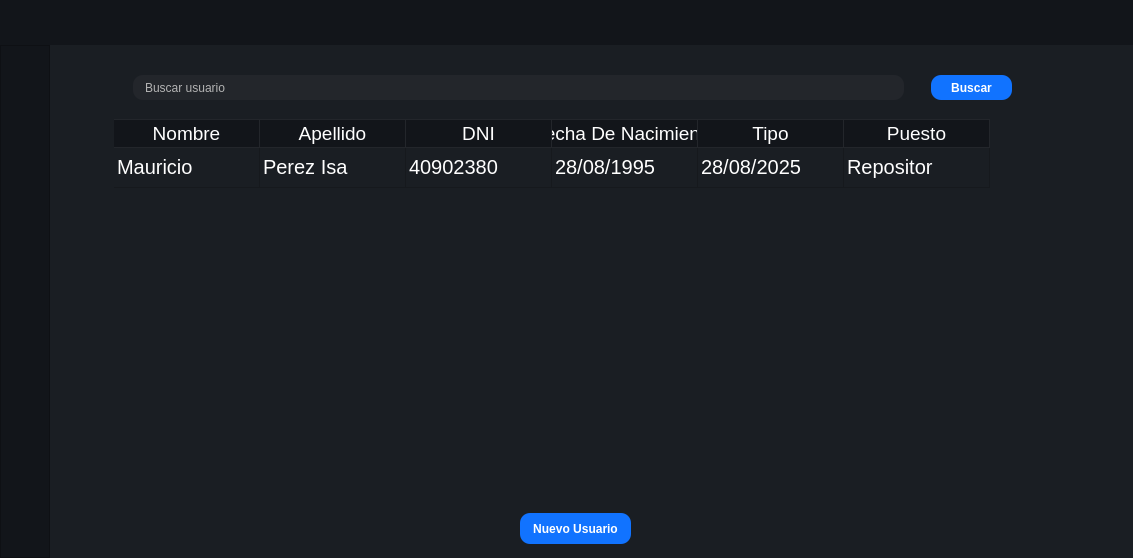
<?xml version="1.0" encoding="UTF-8"?>
<ui version="4.0">
 <class>MainWindow</class>
 <widget class="QMainWindow" name="MainWindow">
  <property name="geometry">
   <rect>
    <x>0</x>
    <y>0</y>
    <width>1133</width>
    <height>558</height>
   </rect>
  </property>
  <property name="windowTitle">
   <string>MainWindow</string>
  </property>
  <property name="styleSheet">
   <string notr="true">background-color: rgb(45, 45, 45);</string>
  </property>
  <widget class="QWidget" name="centralwidget">
   <property name="minimumSize">
    <size>
     <width>1000</width>
     <height>500</height>
    </size>
   </property>
   <layout class="QVBoxLayout" name="verticalLayout">
    <property name="spacing">
     <number>0</number>
    </property>
    <property name="leftMargin">
     <number>0</number>
    </property>
    <property name="topMargin">
     <number>0</number>
    </property>
    <property name="rightMargin">
     <number>0</number>
    </property>
    <property name="bottomMargin">
     <number>0</number>
    </property>
    <item>
     <widget class="QFrame" name="Top_Bar">
      <property name="minimumSize">
       <size>
        <width>0</width>
        <height>45</height>
       </size>
      </property>
      <property name="maximumSize">
       <size>
        <width>16777215</width>
        <height>45</height>
       </size>
      </property>
      <property name="styleSheet">
       <string notr="true">background-color: #12151a;
</string>
      </property>
      <property name="frameShape">
       <enum>QFrame::NoFrame</enum>
      </property>
      <property name="frameShadow">
       <enum>QFrame::Raised</enum>
      </property>
      <layout class="QHBoxLayout" name="horizontalLayout">
       <property name="spacing">
        <number>0</number>
       </property>
       <property name="leftMargin">
        <number>0</number>
       </property>
       <property name="topMargin">
        <number>0</number>
       </property>
       <property name="rightMargin">
        <number>0</number>
       </property>
       <property name="bottomMargin">
        <number>0</number>
       </property>
       <item>
        <widget class="QLabel" name="label">
         <property name="minimumSize">
          <size>
           <width>0</width>
           <height>49</height>
          </size>
         </property>
         <property name="maximumSize">
          <size>
           <width>200</width>
           <height>63</height>
          </size>
         </property>
         <property name="text">
          <string/>
         </property>
         <property name="pixmap">
          <pixmap resource="Imágenes .PNG Oficiales/img_oficiales.qrc">:/cct/Logo.png</pixmap>
         </property>
         <property name="scaledContents">
          <bool>true</bool>
         </property>
         <property name="alignment">
          <set>Qt::AlignCenter</set>
         </property>
        </widget>
       </item>
      </layout>
     </widget>
    </item>
    <item>
     <widget class="QFrame" name="Content">
      <property name="frameShape">
       <enum>QFrame::NoFrame</enum>
      </property>
      <property name="frameShadow">
       <enum>QFrame::Raised</enum>
      </property>
      <layout class="QHBoxLayout" name="horizontalLayout_2">
       <property name="spacing">
        <number>0</number>
       </property>
       <property name="leftMargin">
        <number>0</number>
       </property>
       <property name="topMargin">
        <number>0</number>
       </property>
       <property name="rightMargin">
        <number>0</number>
       </property>
       <property name="bottomMargin">
        <number>0</number>
       </property>
       <item>
        <widget class="QFrame" name="frame_left_menu">
         <property name="minimumSize">
          <size>
           <width>50</width>
           <height>0</height>
          </size>
         </property>
         <property name="maximumSize">
          <size>
           <width>50</width>
           <height>16777215</height>
          </size>
         </property>
         <property name="styleSheet">
          <string notr="true">background-color: #12151a;</string>
         </property>
         <property name="frameShape">
          <enum>QFrame::StyledPanel</enum>
         </property>
         <property name="frameShadow">
          <enum>QFrame::Raised</enum>
         </property>
         <layout class="QVBoxLayout" name="verticalLayout_2">
          <property name="spacing">
           <number>0</number>
          </property>
          <property name="leftMargin">
           <number>0</number>
          </property>
          <property name="topMargin">
           <number>0</number>
          </property>
          <property name="rightMargin">
           <number>0</number>
          </property>
          <property name="bottomMargin">
           <number>0</number>
          </property>
          <item alignment="Qt::AlignTop">
           <widget class="QFrame" name="frame_top_menus">
            <property name="minimumSize">
             <size>
              <width>0</width>
              <height>40</height>
             </size>
            </property>
            <property name="frameShape">
             <enum>QFrame::NoFrame</enum>
            </property>
            <property name="frameShadow">
             <enum>QFrame::Raised</enum>
            </property>
            <layout class="QVBoxLayout" name="verticalLayout_3">
             <property name="spacing">
              <number>0</number>
             </property>
             <property name="leftMargin">
              <number>0</number>
             </property>
             <property name="topMargin">
              <number>0</number>
             </property>
             <property name="rightMargin">
              <number>0</number>
             </property>
             <property name="bottomMargin">
              <number>0</number>
             </property>
             <item>
              <widget class="QPushButton" name="btn_toggle">
               <property name="minimumSize">
                <size>
                 <width>20</width>
                 <height>20</height>
                </size>
               </property>
               <property name="cursor">
                <cursorShape>PointingHandCursor</cursorShape>
               </property>
               <property name="styleSheet">
                <string notr="true">QPushButton {
color: #b3b3b3;
background-color: #12151a;
border: none;
border-radius:20px;

}

QPushButton:hover {
background-color: #23262b;
}</string>
               </property>
               <property name="text">
                <string/>
               </property>
               <property name="icon">
                <iconset resource="Imágenes .PNG Oficiales/img_oficiales.qrc">
                 <normaloff>:/cct/Menú.png</normaloff>:/cct/Menú.png</iconset>
               </property>
               <property name="iconSize">
                <size>
                 <width>50</width>
                 <height>50</height>
                </size>
               </property>
              </widget>
             </item>
             <item>
              <widget class="QPushButton" name="btn_productos">
               <property name="minimumSize">
                <size>
                 <width>0</width>
                 <height>40</height>
                </size>
               </property>
               <property name="font">
                <font>
                 <family>Roboto</family>
                 <pointsize>14</pointsize>
                 <weight>75</weight>
                 <bold>true</bold>
                </font>
               </property>
               <property name="cursor">
                <cursorShape>PointingHandCursor</cursorShape>
               </property>
               <property name="styleSheet">
                <string notr="true">QPushButton {
color: #b3b3b3;
background-color: #12151a;
border: none;
}

QPushButton:hover {
background-color: #23262b;
}</string>
               </property>
               <property name="text">
                <string/>
               </property>
               <property name="icon">
                <iconset resource="Imágenes .PNG Oficiales/img_oficiales.qrc">
                 <normaloff>:/cct/Productos.png</normaloff>:/cct/Productos.png</iconset>
               </property>
               <property name="iconSize">
                <size>
                 <width>60</width>
                 <height>60</height>
                </size>
               </property>
              </widget>
             </item>
             <item>
              <widget class="QPushButton" name="btn_depositos">
               <property name="minimumSize">
                <size>
                 <width>0</width>
                 <height>40</height>
                </size>
               </property>
               <property name="font">
                <font>
                 <family>Roboto</family>
                 <pointsize>14</pointsize>
                 <weight>75</weight>
                 <bold>true</bold>
                </font>
               </property>
               <property name="cursor">
                <cursorShape>PointingHandCursor</cursorShape>
               </property>
               <property name="styleSheet">
                <string notr="true">QPushButton {
color: #b3b3b3;
background-color: #12151a;
border: 0px solid;
border: none;
}

QPushButton:hover {
background-color: #23262b;
}</string>
               </property>
               <property name="text">
                <string/>
               </property>
               <property name="icon">
                <iconset resource="Imágenes .PNG Oficiales/img_oficiales.qrc">
                 <normaloff>:/cct/Depósito.png</normaloff>:/cct/Depósito.png</iconset>
               </property>
               <property name="iconSize">
                <size>
                 <width>60</width>
                 <height>60</height>
                </size>
               </property>
              </widget>
             </item>
             <item>
              <widget class="QPushButton" name="btn_usuarios">
               <property name="minimumSize">
                <size>
                 <width>0</width>
                 <height>40</height>
                </size>
               </property>
               <property name="font">
                <font>
                 <family>Roboto</family>
                 <pointsize>14</pointsize>
                 <weight>75</weight>
                 <bold>true</bold>
                </font>
               </property>
               <property name="cursor">
                <cursorShape>PointingHandCursor</cursorShape>
               </property>
               <property name="styleSheet">
                <string notr="true">QPushButton {
color: #b3b3b3;
background-color: #12151a;
border: none;
}

QPushButton:hover {
background-color: #23262b;
}</string>
               </property>
               <property name="text">
                <string/>
               </property>
               <property name="icon">
                <iconset resource="Imágenes .PNG Oficiales/img_oficiales.qrc">
                 <normaloff>:/cct/Usuarios.png</normaloff>:/cct/Usuarios.png</iconset>
               </property>
               <property name="iconSize">
                <size>
                 <width>60</width>
                 <height>60</height>
                </size>
               </property>
              </widget>
             </item>
            </layout>
           </widget>
          </item>
          <item>
           <widget class="QPushButton" name="btn_exit">
            <property name="minimumSize">
             <size>
              <width>0</width>
              <height>40</height>
             </size>
            </property>
            <property name="font">
             <font>
              <family>Roboto</family>
              <pointsize>14</pointsize>
              <weight>75</weight>
              <bold>true</bold>
             </font>
            </property>
            <property name="cursor">
             <cursorShape>PointingHandCursor</cursorShape>
            </property>
            <property name="styleSheet">
             <string notr="true">QPushButton {
color: #b3b3b3;
background-color: #12151a;
border: none;
}

QPushButton:hover {
background-color: #23262b;
}</string>
            </property>
            <property name="text">
             <string/>
            </property>
            <property name="icon">
             <iconset resource="Imágenes .PNG Oficiales/img_oficiales.qrc">
              <normaloff>:/cct/Exit.png</normaloff>:/cct/Exit.png</iconset>
            </property>
            <property name="iconSize">
             <size>
              <width>60</width>
              <height>60</height>
             </size>
            </property>
           </widget>
          </item>
         </layout>
        </widget>
       </item>
       <item>
        <widget class="QFrame" name="slide_bar">
         <property name="minimumSize">
          <size>
           <width>0</width>
           <height>741</height>
          </size>
         </property>
         <property name="maximumSize">
          <size>
           <width>0</width>
           <height>750</height>
          </size>
         </property>
         <property name="styleSheet">
          <string notr="true">background-color: #12151a;</string>
         </property>
         <property name="frameShape">
          <enum>QFrame::StyledPanel</enum>
         </property>
         <property name="frameShadow">
          <enum>QFrame::Raised</enum>
         </property>
         <widget class="QLabel" name="label_inicio">
          <property name="geometry">
           <rect>
            <x>0</x>
            <y>10</y>
            <width>101</width>
            <height>31</height>
           </rect>
          </property>
          <property name="styleSheet">
           <string notr="true">QLabel {
color: #fff;
font-weight:bold;

}

QLabel:hover {
background-color: #23262b;
}</string>
          </property>
          <property name="text">
           <string>Inicio</string>
          </property>
         </widget>
         <widget class="QLabel" name="label_deposito">
          <property name="geometry">
           <rect>
            <x>0</x>
            <y>130</y>
            <width>101</width>
            <height>20</height>
           </rect>
          </property>
          <property name="styleSheet">
           <string notr="true">color:#fff;
font-family:Roboto</string>
          </property>
          <property name="text">
           <string>Depósito</string>
          </property>
         </widget>
         <widget class="QLabel" name="label_productos">
          <property name="geometry">
           <rect>
            <x>0</x>
            <y>65</y>
            <width>101</width>
            <height>31</height>
           </rect>
          </property>
          <property name="styleSheet">
           <string notr="true">QLabel {
color: #fff;


}

QLabel:hover {
background-color: #23262b;
}</string>
          </property>
          <property name="text">
           <string>Productos</string>
          </property>
         </widget>
         <widget class="QLabel" name="label_usuarios">
          <property name="geometry">
           <rect>
            <x>0</x>
            <y>190</y>
            <width>101</width>
            <height>20</height>
           </rect>
          </property>
          <property name="styleSheet">
           <string notr="true">color:#fff;
font-family:Roboto</string>
          </property>
          <property name="text">
           <string>Usuarios</string>
          </property>
         </widget>
         <widget class="QLabel" name="label_exit">
          <property name="geometry">
           <rect>
            <x>0</x>
            <y>693</y>
            <width>101</width>
            <height>31</height>
           </rect>
          </property>
          <property name="styleSheet">
           <string notr="true">QLabel {
color: #fff;
font-weight:bold;

}

QLabel:hover {
background-color: #23262b;
}</string>
          </property>
          <property name="text">
           <string>Exit</string>
          </property>
         </widget>
        </widget>
       </item>
       <item>
        <widget class="QFrame" name="frame_pages">
         <property name="maximumSize">
          <size>
           <width>16777215</width>
           <height>16777215</height>
          </size>
         </property>
         <property name="styleSheet">
          <string notr="true">border: none;</string>
         </property>
         <property name="frameShape">
          <enum>QFrame::StyledPanel</enum>
         </property>
         <property name="frameShadow">
          <enum>QFrame::Raised</enum>
         </property>
         <layout class="QVBoxLayout" name="verticalLayout_4">
          <property name="spacing">
           <number>0</number>
          </property>
          <property name="leftMargin">
           <number>0</number>
          </property>
          <property name="topMargin">
           <number>0</number>
          </property>
          <property name="rightMargin">
           <number>0</number>
          </property>
          <property name="bottomMargin">
           <number>0</number>
          </property>
          <item>
           <widget class="QStackedWidget" name="Pages_Widget">
            <property name="styleSheet">
             <string notr="true">background-color: #1a1e23;
border: none;</string>
            </property>
            <property name="currentIndex">
             <number>2</number>
            </property>
            <widget class="QWidget" name="page_productos">
             <layout class="QHBoxLayout" name="horizontalLayout_3">
              <item alignment="Qt::AlignTop">
               <widget class="QFrame" name="frame">
                <property name="minimumSize">
                 <size>
                  <width>0</width>
                  <height>503</height>
                 </size>
                </property>
                <property name="frameShape">
                 <enum>QFrame::StyledPanel</enum>
                </property>
                <property name="frameShadow">
                 <enum>QFrame::Raised</enum>
                </property>
                <layout class="QVBoxLayout" name="verticalLayout_5">
                 <item alignment="Qt::AlignTop">
                  <widget class="QFrame" name="frame_2">
                   <property name="minimumSize">
                    <size>
                     <width>900</width>
                     <height>65</height>
                    </size>
                   </property>
                   <property name="maximumSize">
                    <size>
                     <width>16777215</width>
                     <height>50</height>
                    </size>
                   </property>
                   <property name="frameShape">
                    <enum>QFrame::StyledPanel</enum>
                   </property>
                   <property name="frameShadow">
                    <enum>QFrame::Raised</enum>
                   </property>
                   <layout class="QVBoxLayout" name="verticalLayout_6">
                    <item alignment="Qt::AlignHCenter|Qt::AlignVCenter">
                     <widget class="QGroupBox" name="groupBox">
                      <property name="minimumSize">
                       <size>
                        <width>990</width>
                        <height>50</height>
                       </size>
                      </property>
                      <property name="maximumSize">
                       <size>
                        <width>0</width>
                        <height>70</height>
                       </size>
                      </property>
                      <property name="title">
                       <string/>
                      </property>
                      <widget class="QLineEdit" name="lineEdit">
                       <property name="geometry">
                        <rect>
                         <x>43</x>
                         <y>21</y>
                         <width>771</width>
                         <height>25</height>
                        </rect>
                       </property>
                       <property name="styleSheet">
                        <string notr="true">QLineEdit{
background-color: #23262b;
border-radius: 10px;
padding:0 10px;
color: #b3b3b3;
}


QLineEdit:focus{
border: 1px solid rgb(75, 75, 75);
}</string>
                       </property>
                       <property name="text">
                        <string/>
                       </property>
                       <property name="placeholderText">
                        <string>Buscar un producto</string>
                       </property>
                      </widget>
                      <widget class="QPushButton" name="pushButton">
                       <property name="geometry">
                        <rect>
                         <x>841</x>
                         <y>21</y>
                         <width>81</width>
                         <height>25</height>
                        </rect>
                       </property>
                       <property name="cursor">
                        <cursorShape>PointingHandCursor</cursorShape>
                       </property>
                       <property name="styleSheet">
                        <string notr="true">QPushButton{
background-color: #1173ff;
color: #fff;
border-radius:10px;
font-weight:bold;
}
QPushButton:hover{
background-color: #45a9f0;
}</string>
                       </property>
                       <property name="text">
                        <string>Buscar</string>
                       </property>
                      </widget>
                     </widget>
                    </item>
                   </layout>
                  </widget>
                 </item>
                 <item>
                  <widget class="QFrame" name="frame_3">
                   <property name="minimumSize">
                    <size>
                     <width>0</width>
                     <height>288</height>
                    </size>
                   </property>
                   <property name="maximumSize">
                    <size>
                     <width>16777215</width>
                     <height>500</height>
                    </size>
                   </property>
                   <property name="frameShape">
                    <enum>QFrame::StyledPanel</enum>
                   </property>
                   <property name="frameShadow">
                    <enum>QFrame::Raised</enum>
                   </property>
                   <layout class="QVBoxLayout" name="verticalLayout_7">
                    <item>
                     <widget class="QTableWidget" name="tableWidget">
                      <property name="minimumSize">
                       <size>
                        <width>0</width>
                        <height>0</height>
                       </size>
                      </property>
                      <property name="styleSheet">
                       <string notr="true">QTableWidget{
color:#fff;
font-size: 20px;
border-style: none;
margin-left: 55px;
}


QHeaderView::section {
    background-color: #12151a;
	color:#fff;
    font-size: 14pt;
    border-style: none;
    border-bottom: 1px solid #23262b;
    border-right: 1px solid #23262b;
}

QHeaderView::section:horizontal
{

    border-top: 1px solid #23262b;
}

QHeaderView::section:vertical
{

    border-left: 1px solid #23262b;
}</string>
                      </property>
                      <property name="editTriggers">
                       <set>QAbstractItemView::NoEditTriggers</set>
                      </property>
                      <property name="textElideMode">
                       <enum>Qt::ElideRight</enum>
                      </property>
                      <property name="showGrid">
                       <bool>true</bool>
                      </property>
                      <property name="gridStyle">
                       <enum>Qt::SolidLine</enum>
                      </property>
                      <property name="sortingEnabled">
                       <bool>false</bool>
                      </property>
                      <property name="wordWrap">
                       <bool>true</bool>
                      </property>
                      <property name="cornerButtonEnabled">
                       <bool>true</bool>
                      </property>
                      <attribute name="horizontalHeaderVisible">
                       <bool>false</bool>
                      </attribute>
                      <attribute name="horizontalHeaderCascadingSectionResizes">
                       <bool>false</bool>
                      </attribute>
                      <attribute name="horizontalHeaderDefaultSectionSize">
                       <number>146</number>
                      </attribute>
                      <attribute name="horizontalHeaderHighlightSections">
                       <bool>true</bool>
                      </attribute>
                      <attribute name="verticalHeaderVisible">
                       <bool>false</bool>
                      </attribute>
                      <attribute name="verticalHeaderDefaultSectionSize">
                       <number>40</number>
                      </attribute>
                      <attribute name="verticalHeaderHighlightSections">
                       <bool>true</bool>
                      </attribute>
                      <attribute name="verticalHeaderMinimumSectionSize">
                       <number>20</number>
                      </attribute>
                      <row>
                       <property name="text">
                        <string>1</string>
                       </property>
                      </row>
                      <column>
                       <property name="text">
                        <string>Código</string>
                       </property>
                      </column>
                      <column>
                       <property name="text">
                        <string>Nombre</string>
                       </property>
                      </column>
                      <column>
                       <property name="text">
                        <string>Marca</string>
                       </property>
                      </column>
                      <column>
                       <property name="text">
                        <string>Cantidad</string>
                       </property>
                      </column>
                      <column>
                       <property name="text">
                        <string>Vencimiento</string>
                       </property>
                      </column>
                      <item row="0" column="0">
                       <property name="text">
                        <string>332231</string>
                       </property>
                      </item>
                      <item row="0" column="1">
                       <property name="text">
                        <string>Arroz</string>
                       </property>
                      </item>
                      <item row="0" column="2">
                       <property name="text">
                        <string>Aro</string>
                       </property>
                      </item>
                      <item row="0" column="3">
                       <property name="text">
                        <string>2kg</string>
                       </property>
                      </item>
                      <item row="0" column="4">
                       <property name="text">
                        <string>28/08/2025</string>
                       </property>
                      </item>
                     </widget>
                    </item>
                   </layout>
                  </widget>
                 </item>
                 <item>
                  <widget class="QFrame" name="frame_4">
                   <property name="minimumSize">
                    <size>
                     <width>0</width>
                     <height>53</height>
                    </size>
                   </property>
                   <property name="frameShape">
                    <enum>QFrame::StyledPanel</enum>
                   </property>
                   <property name="frameShadow">
                    <enum>QFrame::Raised</enum>
                   </property>
                   <widget class="QPushButton" name="pushButton_2">
                    <property name="geometry">
                     <rect>
                      <x>470</x>
                      <y>10</y>
                      <width>111</width>
                      <height>31</height>
                     </rect>
                    </property>
                    <property name="cursor">
                     <cursorShape>PointingHandCursor</cursorShape>
                    </property>
                    <property name="styleSheet">
                     <string notr="true">QPushButton{
background-color: #1173ff;
color: #fff;
border-radius:10px;
font-weight:bold;
}
QPushButton:hover{
background-color: #45a9f0;
}</string>
                    </property>
                    <property name="text">
                     <string>Nuevo Pruducto</string>
                    </property>
                   </widget>
                  </widget>
                 </item>
                </layout>
               </widget>
              </item>
             </layout>
            </widget>
            <widget class="QWidget" name="page_depositos">
             <widget class="QLabel" name="label_3">
              <property name="geometry">
               <rect>
                <x>120</x>
                <y>170</y>
                <width>61</width>
                <height>31</height>
               </rect>
              </property>
              <property name="font">
               <font>
                <family>Roboto</family>
                <pointsize>12</pointsize>
                <weight>75</weight>
                <bold>true</bold>
               </font>
              </property>
              <property name="styleSheet">
               <string notr="true">background-color: rgb(17, 115, 255);</string>
              </property>
              <property name="text">
               <string>&lt;html&gt;&lt;head/&gt;&lt;body&gt;&lt;p align=&quot;center&quot;&gt;&lt;span style=&quot; color:#ffffff;&quot;&gt;Depósito&lt;/span&gt;&lt;/p&gt;&lt;/body&gt;&lt;/html&gt;</string>
              </property>
             </widget>
            </widget>
            <widget class="QWidget" name="page_usuarios">
             <widget class="QFrame" name="frame_principal_usuarios">
              <property name="geometry">
               <rect>
                <x>0</x>
                <y>0</y>
                <width>1071</width>
                <height>511</height>
               </rect>
              </property>
              <property name="minimumSize">
               <size>
                <width>0</width>
                <height>503</height>
               </size>
              </property>
              <property name="frameShape">
               <enum>QFrame::StyledPanel</enum>
              </property>
              <property name="frameShadow">
               <enum>QFrame::Raised</enum>
              </property>
              <layout class="QVBoxLayout" name="verticalLayout_8">
               <property name="spacing">
                <number>0</number>
               </property>
               <property name="leftMargin">
                <number>0</number>
               </property>
               <property name="topMargin">
                <number>0</number>
               </property>
               <property name="rightMargin">
                <number>0</number>
               </property>
               <property name="bottomMargin">
                <number>0</number>
               </property>
               <item alignment="Qt::AlignTop">
                <widget class="QFrame" name="frame_superior">
                 <property name="minimumSize">
                  <size>
                   <width>900</width>
                   <height>65</height>
                  </size>
                 </property>
                 <property name="maximumSize">
                  <size>
                   <width>16777215</width>
                   <height>50</height>
                  </size>
                 </property>
                 <property name="frameShape">
                  <enum>QFrame::StyledPanel</enum>
                 </property>
                 <property name="frameShadow">
                  <enum>QFrame::Raised</enum>
                 </property>
                 <layout class="QVBoxLayout" name="verticalLayout_9">
                  <item alignment="Qt::AlignHCenter|Qt::AlignVCenter">
                   <widget class="QGroupBox" name="groupBox_2">
                    <property name="minimumSize">
                     <size>
                      <width>990</width>
                      <height>50</height>
                     </size>
                    </property>
                    <property name="maximumSize">
                     <size>
                      <width>0</width>
                      <height>70</height>
                     </size>
                    </property>
                    <property name="title">
                     <string/>
                    </property>
                    <widget class="QLineEdit" name="lineEdit_2">
                     <property name="geometry">
                      <rect>
                       <x>43</x>
                       <y>21</y>
                       <width>771</width>
                       <height>25</height>
                      </rect>
                     </property>
                     <property name="styleSheet">
                      <string notr="true">QLineEdit{
background-color: #23262b;
border-radius: 10px;
padding:0 10px;
color: #b3b3b3;
}


QLineEdit:focus{
border: 1px solid rgb(75, 75, 75);
}</string>
                     </property>
                     <property name="text">
                      <string>Buscar usuario</string>
                     </property>
                     <property name="placeholderText">
                      <string>Buscar un producto</string>
                     </property>
                    </widget>
                    <widget class="QPushButton" name="pushButton_3">
                     <property name="geometry">
                      <rect>
                       <x>841</x>
                       <y>21</y>
                       <width>81</width>
                       <height>25</height>
                      </rect>
                     </property>
                     <property name="cursor">
                      <cursorShape>PointingHandCursor</cursorShape>
                     </property>
                     <property name="styleSheet">
                      <string notr="true">QPushButton{
background-color: #1173ff;
color: #fff;
border-radius:10px;
font-weight:bold;
}
QPushButton:hover{
background-color: #45a9f0;
}</string>
                     </property>
                     <property name="text">
                      <string>Buscar</string>
                     </property>
                    </widget>
                   </widget>
                  </item>
                 </layout>
                </widget>
               </item>
               <item>
                <widget class="QFrame" name="frame_7">
                 <property name="minimumSize">
                  <size>
                   <width>0</width>
                   <height>288</height>
                  </size>
                 </property>
                 <property name="maximumSize">
                  <size>
                   <width>16777215</width>
                   <height>500</height>
                  </size>
                 </property>
                 <property name="frameShape">
                  <enum>QFrame::StyledPanel</enum>
                 </property>
                 <property name="frameShadow">
                  <enum>QFrame::Raised</enum>
                 </property>
                 <layout class="QVBoxLayout" name="verticalLayout_10">
                  <item>
                   <widget class="QTableWidget" name="tableWidget_2">
                    <property name="minimumSize">
                     <size>
                      <width>0</width>
                      <height>0</height>
                     </size>
                    </property>
                    <property name="styleSheet">
                     <string notr="true">QTableWidget{
color:#fff;
font-size: 20px;
border-style: none;
margin-left: 55px;
}


QHeaderView::section {
    background-color: #12151a;
	color:#fff;
    font-size: 14pt;
    border-style: none;
    border-bottom: 1px solid #23262b;
    border-right: 1px solid #23262b;
}

QHeaderView::section:horizontal
{

    border-top: 1px solid #23262b;
}

QHeaderView::section:vertical
{

    border-left: 1px solid #23262b;
}</string>
                    </property>
                    <property name="editTriggers">
                     <set>QAbstractItemView::NoEditTriggers</set>
                    </property>
                    <property name="textElideMode">
                     <enum>Qt::ElideRight</enum>
                    </property>
                    <property name="showGrid">
                     <bool>true</bool>
                    </property>
                    <property name="gridStyle">
                     <enum>Qt::SolidLine</enum>
                    </property>
                    <property name="sortingEnabled">
                     <bool>false</bool>
                    </property>
                    <property name="wordWrap">
                     <bool>true</bool>
                    </property>
                    <property name="cornerButtonEnabled">
                     <bool>true</bool>
                    </property>
                    <attribute name="horizontalHeaderVisible">
                     <bool>true</bool>
                    </attribute>
                    <attribute name="horizontalHeaderCascadingSectionResizes">
                     <bool>false</bool>
                    </attribute>
                    <attribute name="horizontalHeaderDefaultSectionSize">
                     <number>146</number>
                    </attribute>
                    <attribute name="horizontalHeaderHighlightSections">
                     <bool>true</bool>
                    </attribute>
                    <attribute name="verticalHeaderVisible">
                     <bool>false</bool>
                    </attribute>
                    <attribute name="verticalHeaderDefaultSectionSize">
                     <number>40</number>
                    </attribute>
                    <attribute name="verticalHeaderHighlightSections">
                     <bool>true</bool>
                    </attribute>
                    <attribute name="verticalHeaderMinimumSectionSize">
                     <number>20</number>
                    </attribute>
                    <row>
                     <property name="text">
                      <string>1</string>
                     </property>
                    </row>
                    <column>
                     <property name="text">
                      <string>Nombre</string>
                     </property>
                    </column>
                    <column>
                     <property name="text">
                      <string>Apellido</string>
                     </property>
                    </column>
                    <column>
                     <property name="text">
                      <string>DNI</string>
                     </property>
                    </column>
                    <column>
                     <property name="text">
                      <string>Fecha De Nacimiento</string>
                     </property>
                    </column>
                    <column>
                     <property name="text">
                      <string>Tipo</string>
                     </property>
                    </column>
                    <column>
                     <property name="text">
                      <string>Puesto</string>
                     </property>
                    </column>
                    <item row="0" column="0">
                     <property name="text">
                      <string>Mauricio</string>
                     </property>
                    </item>
                    <item row="0" column="1">
                     <property name="text">
                      <string>Perez Isa</string>
                     </property>
                    </item>
                    <item row="0" column="2">
                     <property name="text">
                      <string>40902380</string>
                     </property>
                    </item>
                    <item row="0" column="3">
                     <property name="text">
                      <string>28/08/1995</string>
                     </property>
                    </item>
                    <item row="0" column="4">
                     <property name="text">
                      <string>28/08/2025</string>
                     </property>
                    </item>
                    <item row="0" column="5">
                     <property name="text">
                      <string>Repositor</string>
                     </property>
                    </item>
                   </widget>
                  </item>
                 </layout>
                </widget>
               </item>
               <item>
                <widget class="QFrame" name="frame_btn_usuario">
                 <property name="minimumSize">
                  <size>
                   <width>0</width>
                   <height>53</height>
                  </size>
                 </property>
                 <property name="frameShape">
                  <enum>QFrame::StyledPanel</enum>
                 </property>
                 <property name="frameShadow">
                  <enum>QFrame::Raised</enum>
                 </property>
                 <widget class="QPushButton" name="btn_nuevo_usuario">
                  <property name="geometry">
                   <rect>
                    <x>470</x>
                    <y>10</y>
                    <width>111</width>
                    <height>31</height>
                   </rect>
                  </property>
                  <property name="cursor">
                   <cursorShape>PointingHandCursor</cursorShape>
                  </property>
                  <property name="styleSheet">
                   <string notr="true">QPushButton{
background-color: #1173ff;
color: #fff;
border-radius:10px;
font-weight:bold;
}
QPushButton:hover{
background-color: #45a9f0;
}</string>
                  </property>
                  <property name="text">
                   <string>Nuevo Usuario</string>
                  </property>
                 </widget>
                </widget>
               </item>
              </layout>
             </widget>
            </widget>
           </widget>
          </item>
         </layout>
        </widget>
       </item>
      </layout>
     </widget>
    </item>
   </layout>
  </widget>
 </widget>
 <tabstops>
  <tabstop>btn_depositos</tabstop>
  <tabstop>btn_usuarios</tabstop>
  <tabstop>btn_exit</tabstop>
  <tabstop>btn_toggle</tabstop>
  <tabstop>btn_productos</tabstop>
 </tabstops>
 <resources>
  <include location="Imágenes .PNG Oficiales/img_oficiales.qrc"/>
 </resources>
 <connections/>
</ui>
